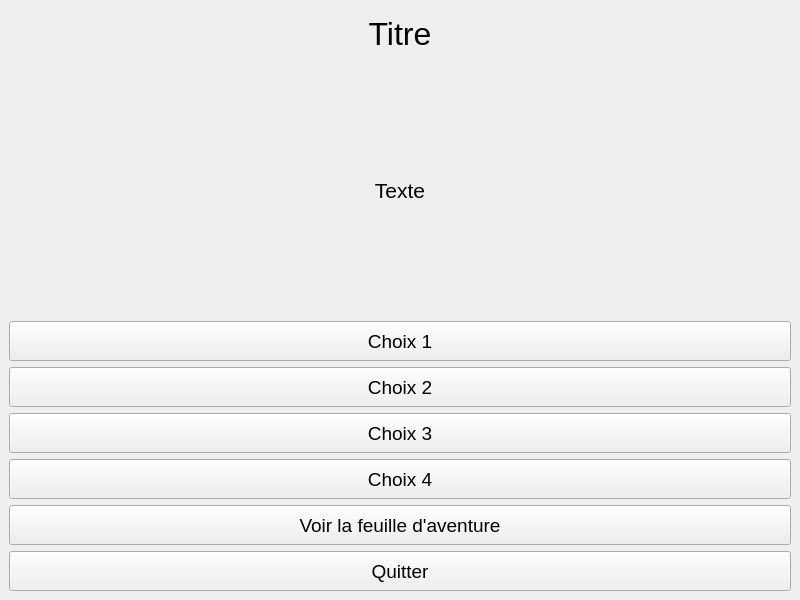
<?xml version="1.0" encoding="UTF-8"?>
<ui version="4.0">
 <class>MainWindow</class>
 <widget class="QMainWindow" name="MainWindow">
  <property name="geometry">
   <rect>
    <x>0</x>
    <y>0</y>
    <width>800</width>
    <height>600</height>
   </rect>
  </property>
  <property name="windowTitle">
   <string>MainWindow</string>
  </property>
  <widget class="QWidget" name="centralwidget">
   <layout class="QVBoxLayout" name="verticalLayout_2">
    <item>
     <layout class="QVBoxLayout" name="verticalLayout">
      <item>
       <widget class="QLabel" name="titre_chapitre">
        <property name="font">
         <font>
          <pointsize>24</pointsize>
         </font>
        </property>
        <property name="text">
         <string>Titre</string>
        </property>
        <property name="alignment">
         <set>Qt::AlignCenter</set>
        </property>
       </widget>
      </item>
      <item>
       <widget class="QLabel" name="texte_chapitre">
        <property name="minimumSize">
         <size>
          <width>0</width>
          <height>250</height>
         </size>
        </property>
        <property name="font">
         <font>
          <pointsize>16</pointsize>
         </font>
        </property>
        <property name="text">
         <string>Texte</string>
        </property>
        <property name="alignment">
         <set>Qt::AlignCenter</set>
        </property>
       </widget>
      </item>
      <item>
       <widget class="QPushButton" name="bouton_choix_1">
        <property name="minimumSize">
         <size>
          <width>0</width>
          <height>40</height>
         </size>
        </property>
        <property name="font">
         <font>
          <pointsize>14</pointsize>
         </font>
        </property>
        <property name="text">
         <string>Choix 1</string>
        </property>
       </widget>
      </item>
      <item>
       <widget class="QPushButton" name="bouton_choix_2">
        <property name="minimumSize">
         <size>
          <width>0</width>
          <height>40</height>
         </size>
        </property>
        <property name="font">
         <font>
          <pointsize>14</pointsize>
         </font>
        </property>
        <property name="text">
         <string>Choix 2</string>
        </property>
       </widget>
      </item>
      <item>
       <widget class="QPushButton" name="bouton_choix_3">
        <property name="minimumSize">
         <size>
          <width>0</width>
          <height>40</height>
         </size>
        </property>
        <property name="font">
         <font>
          <pointsize>14</pointsize>
         </font>
        </property>
        <property name="text">
         <string>Choix 3</string>
        </property>
       </widget>
      </item>
      <item>
       <widget class="QPushButton" name="bouton_choix_4">
        <property name="minimumSize">
         <size>
          <width>0</width>
          <height>40</height>
         </size>
        </property>
        <property name="font">
         <font>
          <pointsize>14</pointsize>
         </font>
        </property>
        <property name="text">
         <string>Choix 4</string>
        </property>
       </widget>
      </item>
      <item>
       <widget class="QPushButton" name="bouton_feuille_aventure">
        <property name="minimumSize">
         <size>
          <width>0</width>
          <height>40</height>
         </size>
        </property>
        <property name="font">
         <font>
          <pointsize>14</pointsize>
         </font>
        </property>
        <property name="text">
         <string>Voir la feuille d'aventure</string>
        </property>
       </widget>
      </item>
      <item>
       <widget class="QPushButton" name="bouton_quitter">
        <property name="minimumSize">
         <size>
          <width>0</width>
          <height>40</height>
         </size>
        </property>
        <property name="font">
         <font>
          <pointsize>14</pointsize>
         </font>
        </property>
        <property name="text">
         <string>Quitter</string>
        </property>
       </widget>
      </item>
     </layout>
    </item>
   </layout>
  </widget>
 </widget>
 <resources/>
 <connections/>
</ui>
